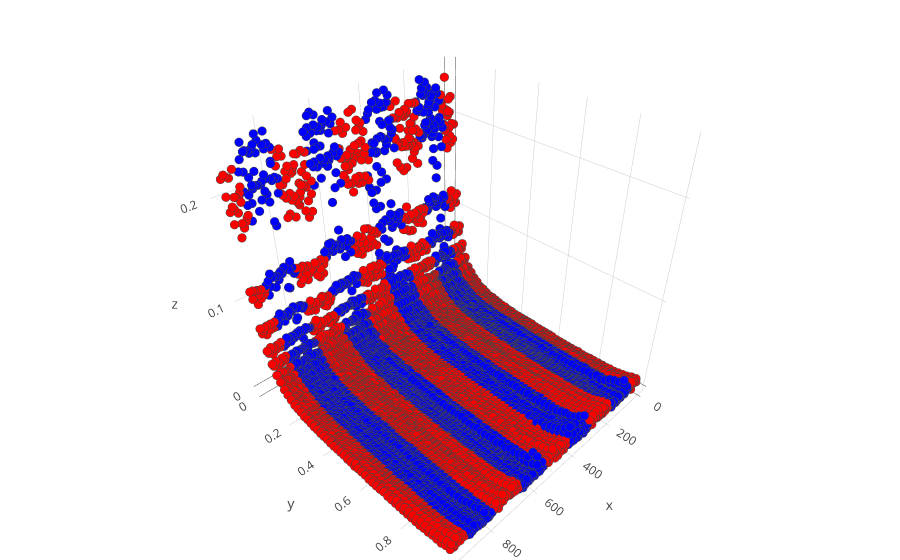

Notebook code for this chart:
### Markdown cell above
> 2. Visualizing frequency spectrum across kmers

### Code cell
mut_counts_norm= (count_norm_array.T/count_norm_array.sum(axis=1)).T

X= []
Y= []
Z= []
labs= []

mut_indices= [['blue','red'][int(x[1] in 'AT')] for x in mut_list]
col_pl= []

for row in range(mut_counts_norm.shape[0]):
    for col in range(mut_counts_norm.shape[1]):
        X.append(row*5)
        Y.append(col * 1/mut_counts_norm.shape[1])
        Z.append(mut_counts_norm[row,col])
        col_pl.append(mut_indices[row])
        labs.append(mut_list[row])

fig_data= [go.Scatter3d(
        x= X,
        y= Y,
        z= Z,
        mode= "markers",
        text= labs,
        marker= {
        'color': col_pl,
        'line': {'width': 1},
        'size': 3,
        'symbol': 'circle',
      "opacity": 1
      }
)]

fig = go.Figure(data=fig_data, layout=layout)
iplot(fig)

### Figure 1 — Plotly figure (JSON) as saved in the notebook; plotly's stock layout.template omitted (floating-point values rounded to 4 significant figures; data arrays with more than 128 entries replaced by an {"elided": "..."} marker saying what was removed)
{"data": [{"marker": {"color": {"elided": "10368 str values"}, "line": {"width": 1}, "opacity": 1, "size": 3, "symbol": "circle"}, "mode": "markers", "text": {"elided": "10368 str values"}, "type": "scatter3d", "uid": "ac8eca13-aeaf-407d-a5a3-afdbff9b7fa1", "x": {"elided": "10368 int values"}, "y": {"elided": "10368 float values"}, "z": {"elided": "10368 float values"}}], "layout": {"margin": {"b": 0, "l": 0, "r": 0, "t": 0}, "xaxis": {"title": {"text": "PC1: 0.966"}}, "yaxis": {"title": {"text": "PC2: 0.012"}}}}
